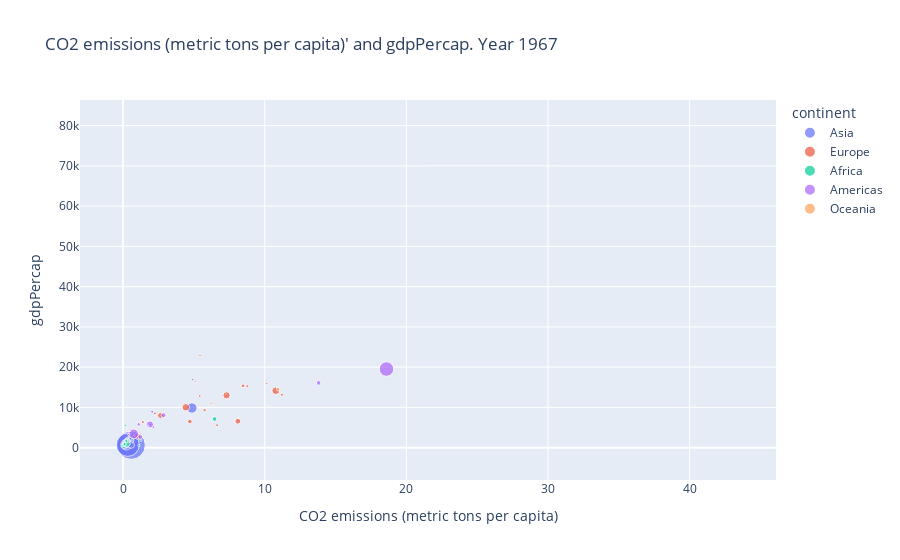

Here is the notebook cell this chart was saved with:
### Code cell
new_filtered_data = df[df["Year"] == 1967]

import plotly.express as px

fig = px.scatter(new_filtered_data, x='CO2 emissions (metric tons per capita)', y="gdpPercap", color="continent",
                 size='pop', hover_data=['Country Name'], title="CO2 emissions (metric tons per capita)' and gdpPercap. Year 1967")
fig.show()

### Figure 1 — Plotly figure (JSON) as saved in the notebook; plotly's stock layout.template omitted (floating-point values rounded to 4 significant figures)
{"data": [{"customdata": [["Afghanistan"], ["Bahrain"], ["Cambodia"], ["China"], ["India"], ["Indonesia"], ["Iraq"], ["Israel"], ["Japan"], ["Jordan"], ["Kuwait"], ["Lebanon"], ["Mongolia"], ["Myanmar"], ["Nepal"], ["Oman"], ["Pakistan"], ["Philippines"], ["Saudi Arabia"], ["Singapore"], ["Sri Lanka"], ["Thailand"], ["Vietnam"]], "hovertemplate": "continent=Asia<br>CO2 emissions (metric tons per capita)=%{x}<br>gdpPercap=%{y}<br>pop=%{marker.size}<br>Country Name=%{customdata[0]}<extra></extra>", "legendgroup": "Asia", "marker": {"color": "#636efa", "size": [11537966, 202182, 6960067, 754550000, 506000000, 109343000, 8519282, 2693585, 100825279, 1255058, 575003, 2186894, 1149500, 25870271, 11261690, 714775, 60641899, 35356600, 5618198, 1977600, 11737396, 34024249, 39463910], "sizemode": "area", "sizeref": 1886375, "symbol": "circle"}, "mode": "markers", "name": "Asia", "orientation": "v", "showlegend": true, "type": "scatter", "x": [0.1238, 5.121, 0.06244, 0.5742, 0.3318, 0.2319, 2.056, 4.933, 4.864, 1.072, 43.43, 1.642, 1.835, 0.1435, 0.01881, 0.2055, 0.4025, 0.5554, 4.909, 1.546, 0.2519, 0.3602, 0.5749], "xaxis": "x", "y": [836.2, 14800.0, 523.4, 612.7, 700.8, 762.4, 8931.0, 8394.0, 9848.0, 2742.0, 80890.0, 6007.0, 1226.0, 349, 676.4, 4721.0, 942.4, 1814.0, 16900.0, 4977.0, 1136.0, 1295.0, 637.1], "yaxis": "y"}, {"customdata": [["Albania"], ["Austria"], ["Belgium"], ["Bulgaria"], ["Denmark"], ["Finland"], ["France"], ["Greece"], ["Hungary"], ["Iceland"], ["Ireland"], ["Italy"], ["Netherlands"], ["Norway"], ["Poland"], ["Portugal"], ["Romania"], ["Spain"], ["Sweden"], ["Switzerland"], ["Turkey"], ["United Kingdom"]], "hovertemplate": "continent=Europe<br>CO2 emissions (metric tons per capita)=%{x}<br>gdpPercap=%{y}<br>pop=%{marker.size}<br>Country Name=%{customdata[0]}<extra></extra>", "legendgroup": "Europe", "marker": {"color": "#EF553B", "size": [1984060, 7376998, 9556500, 8310226, 4838800, 4605744, 49569000, 8716441, 10223422, 198676, 2900100, 52667100, 12596822, 3786019, 31785378, 9103000, 19284814, 32850275, 7867931, 6063000, 33411317, 54959000], "sizemode": "area", "sizeref": 1886375, "symbol": "circle"}, "mode": "markers", "name": "Europe", "orientation": "v", "showlegend": true, "type": "scatter", "x": [1.364, 5.418, 11.22, 6.638, 10.15, 6.213, 7.306, 2.249, 5.758, 7.269, 5.655, 4.431, 8.476, 5.107, 8.106, 1.398, 4.716, 2.647, 8.77, 5.435, 1.033, 10.78], "xaxis": "x", "y": [2760.0, 12830.0, 13150.0, 5577.0, 15940.0, 10920.0, 13000.0, 8513.0, 9327.0, 13320.0, 7656.0, 10020.0, 15360.0, 16360.0, 6557.0, 6362.0, 6471.0, 7994.0, 15260.0, 22970.0, 2826.0, 14140.0], "yaxis": "y"}, {"customdata": [["Algeria"], ["Angola"], ["Benin"], ["Burkina Faso"], ["Burundi"], ["Cameroon"], ["Central African Republic"], ["Chad"], ["Comoros"], ["Cote d'Ivoire"], ["Djibouti"], ["Equatorial Guinea"], ["Ethiopia"], ["Gabon"], ["Ghana"], ["Guinea"], ["Guinea-Bissau"], ["Kenya"], ["Liberia"], ["Libya"], ["Madagascar"], ["Malawi"], ["Mali"], ["Mauritania"], ["Mauritius"], ["Morocco"], ["Mozambique"], ["Niger"], ["Nigeria"], ["Rwanda"], ["Sao Tome and Principe"], ["Senegal"], ["Sierra Leone"], ["Somalia"], ["South Africa"], ["Sudan"], ["Swaziland"], ["Tanzania"], ["Togo"], ["Tunisia"], ["Uganda"], ["Zambia"], ["Zimbabwe"]], "hovertemplate": "continent=Africa<br>CO2 emissions (metric tons per capita)=%{x}<br>gdpPercap=%{y}<br>pop=%{marker.size}<br>Country Name=%{customdata[0]}<extra></extra>", "legendgroup": "Africa", "marker": {"color": "#00cc96", "size": [12760499, 5247469, 2427334, 5127935, 3330989, 6335506, 1733638, 3495967, 217378, 4744870, 127617, 259864, 27860297, 489004, 8490213, 3451418, 601287, 10191512, 1279406, 1759224, 6334556, 4147252, 5212416, 1230542, 789309, 14770296, 8680909, 4534062, 47287752, 3451079, 70787, 3965841, 2662190, 3428839, 20997321, 12716129, 420690, 12607312, 1735550, 4786986, 8900294, 3900000, 4995432], "sizemode": "area", "sizeref": 1886375, "symbol": "circle"}, "mode": "markers", "name": "Africa", "orientation": "v", "showlegend": true, "type": "scatter", "x": [0.6321, 0.1667, 0.05232, 0.01922, 0.01474, 0.07298, 0.05334, 0.03415, 0.08566, 0.3243, 0.6698, 0.09088, 0.04088, 1.827, 0.1857, 0.1805, 0.07074, 0.2661, 0.4657, 9.941, 0.1389, 0.08604, 0.0392, 0.1882, 0.6362, 0.3616, 0.2162, 0.03185, 0.2447, 0.0118, 0.1621, 0.1813, 0.1054, 0.07045, 6.466, 0.2508, 0.5525, 0.1419, 0.1067, 0.6389, 0.09445, 1.264, 1.123], "xaxis": "x", "y": [3247.0, 5523.0, 1036.0, 794.8, 413.0, 1508.0, 1136.0, 1197.0, 1876.0, 2052.0, 3020.0, 915.6, 516.1, 8359.0, 1126.0, 708.8, 715.6, 1057.0, 713.6, 18770.0, 1634.0, 495.5, 545.0, 1421.0, 2475.0, 1711.0, 566.7, 1054.0, 1015.0, 511.0, 1385.0, 1612.0, 1206.0, 1285.0, 7114.0, 1688.0, 2613.0, 848.2, 1478.0, 1932.0, 908.9, 1777.0, 569.8], "yaxis": "y"}, {"customdata": [["Argentina"], ["Bolivia"], ["Brazil"], ["Canada"], ["Chile"], ["Colombia"], ["Costa Rica"], ["Cuba"], ["Dominican Republic"], ["Ecuador"], ["El Salvador"], ["Guatemala"], ["Haiti"], ["Honduras"], ["Jamaica"], ["Mexico"], ["Nicaragua"], ["Panama"], ["Paraguay"], ["Peru"], ["Trinidad and Tobago"], ["United States"], ["Uruguay"]], "hovertemplate": "continent=Americas<br>CO2 emissions (metric tons per capita)=%{x}<br>gdpPercap=%{y}<br>pop=%{marker.size}<br>Country Name=%{customdata[0]}<extra></extra>", "legendgroup": "Americas", "marker": {"color": "#ab63fa", "size": [22934225, 4040665, 88049823, 20819767, 8858908, 19764027, 1588717, 8139332, 4049146, 5432424, 3232927, 4690773, 4318137, 2500689, 1861096, 47995559, 1865490, 1405486, 2287985, 12132200, 960155, 198712000, 2748579], "sizemode": "area", "sizeref": 1886375, "symbol": "circle"}, "mode": "markers", "name": "Americas", "orientation": "v", "showlegend": true, "type": "scatter", "x": [2.858, 0.4466, 0.745, 13.81, 2.141, 1.217, 0.5171, 1.906, 0.3805, 0.4658, 0.3425, 0.3973, 0.05857, 0.3525, 2.145, 1.9, 0.494, 1.218, 0.213, 1.112, 5.01, 18.6, 1.776], "xaxis": "x", "y": [8053.0, 2587.0, 3430.0, 16080.0, 5107.0, 2679.0, 4162.0, 5690.0, 1654.0, 4579.0, 4359.0, 3243.0, 1452.0, 2538.0, 6125.0, 5755.0, 4643.0, 4421.0, 2299.0, 5788.0, 5621.0, 19530.0, 5445.0], "yaxis": "y"}, {"customdata": [["Australia"], ["New Zealand"]], "hovertemplate": "continent=Oceania<br>CO2 emissions (metric tons per capita)=%{x}<br>gdpPercap=%{y}<br>pop=%{marker.size}<br>Country Name=%{customdata[0]}<extra></extra>", "legendgroup": "Oceania", "marker": {"color": "#FFA15A", "size": [11872264, 2728150], "sizemode": "area", "sizeref": 1886375, "symbol": "circle"}, "mode": "markers", "name": "Oceania", "orientation": "v", "showlegend": true, "type": "scatter", "x": [10.96, 5.008], "xaxis": "x", "y": [14530.0, 14460.0], "yaxis": "y"}], "layout": {"legend": {"itemsizing": "constant", "title": {"text": "continent"}, "tracegroupgap": 0}, "title": {"text": "CO2 emissions (metric tons per capita)' and gdpPercap. Year 1967"}, "xaxis": {"anchor": "y", "domain": [0, 1], "title": {"text": "CO2 emissions (metric tons per capita)"}}, "yaxis": {"anchor": "x", "domain": [0, 1], "title": {"text": "gdpPercap"}}}}
